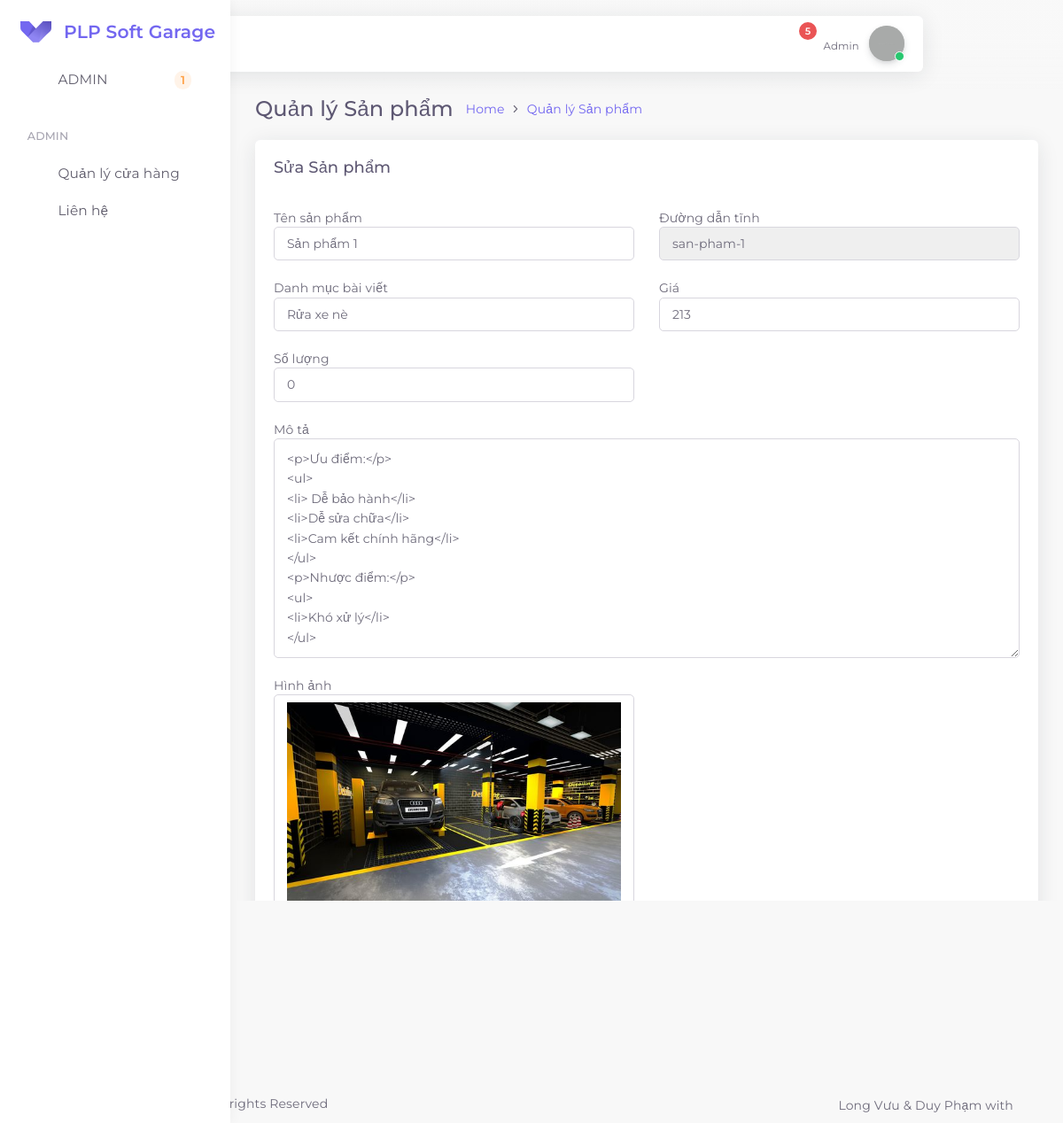
Page /admin/admin_controller/products_update.php?id=1 on the committed database.
### tables this page shows
CREATE TABLE `products` (
  `id` int(11) NOT NULL,
  `name_product` varchar(255) NOT NULL,
  `slug_product` varchar(255) NOT NULL,
  `img` varchar(255) NOT NULL,
  `price_product` float NOT NULL,
  `status` tinyint(1) NOT NULL DEFAULT 0,
  `vote` int(11) DEFAULT 0,
  `text` text NOT NULL,
  `quantity` int(11) NOT NULL,
  `brand` varchar(255) DEFAULT NULL,
  `id_cate` int(11) NOT NULL
);

CREATE TABLE `categories_products` (
  `id` int(11) NOT NULL,
  `name` varchar(255) NOT NULL,
  `slug` varchar(255) NOT NULL,
  `status` tinyint(1) NOT NULL DEFAULT 0
);

### admin/admin_controller/products_update.php (called while the page is built, shortened)
<?php
require './admin_views/header.php';
if(isset($_GET['id']))
{
    $id = $_GET['id'];
}
$cate_pro = mysqli_query($conn,"SELECT * FROM `categories_products`");
$sql = "SELECT products.*,categories_products.name from products join categories_products on products.id_cate = categories_products.id where products.id = $id";
$result = mysqli_query($conn,$sql);
$result1 = mysqli_fetch_assoc($result);
require './admin_views/products_update.php';
require './admin_views/footer.php';
?>

### admin/admin_views/products_update.php (the view, shortened to what this page needs)
<div class="app-content content">
    <div class="header-wrapper container-xxl p-0">
        <div class="content-header row">
            <div class="content-header-left col-md-9 col-12 mb-2">
                <div class="row breadcrumbs-top">
                    <div class="col-12">
                        <h2 class="content-header-title float-start mb-0">Quản lý Sản phẩm</h2>
                        <div class="breadcrumb-wrapper">
                            <ol class="breadcrumb">
                                <li class="breadcrumb-item"><a href="./home">Home</a>
                                </li>
                                <li class="breadcrumb-item"><a href="./quanlysanpham.html">Quản lý Sản phẩm</a>
                                </li>
                            </ol>
                        </div>
                    </div>
                </div>
            </div>
        </div>
    </div>
    <div class="content-body">
    <section id="context-menu">
            <div class="row">
                <div class="col-12">
                    <div class="card">
                        <div class="card-header">
                            <h4 class="card-title">Sửa Sản phẩm</h4>
                        </div>
                        <div class="card-body">
                            <div class="row">
                                <form id="form-add-pro" action="" method="POST" enctype="multipart/form-data" >
                                    <div class="row">
                                        <div class="col-sm-12 col-lg-6 mb-2">
                                            <label for="">Tên sản phẩm</label>
                                            <input name="name_products" value="<?=$result1['name_product']?>" type="text" id="name-cate" onkeyup="ChangeToSlug();" class="form-control" >
                                        </div>
                                        <div class="col-sm-12 col-lg-6 mb-2">
                                            <label for="">Đường dẫn tĩnh</label>
                                            <input name="slug" value="<?=$result1['slug_product']?>" type="text" class="form-control" id="slug" disabled="" >
                                        </div>
                                        <div class="col-sm-12 col-lg-6 mb-2">
                                            <label for="">Danh mục bài viết</label>
                                            <select name="id_cate" id="input" class="form-control" required="required">
                                                <?php   foreach($cate_pro as $key => $val) { ?>
                                               <option value="<?=$val['id']?>"
                                               <?= (($val['id'] == $result1['id_cate']) ? 'selected' : ''  ) ?>
                                               ><?=$val['name']?></option>
                                                <?php }?>
                                            </select>
                                        </div>
                                        <div class="col-sm-12 col-lg-6 mb-2">
                                            <label for="">Giá</label>
                                            <input value="<?=$result1['price_product']?>" name="price" type="text" id="price" class="form-control" placeholder="Tên danh mục">
                                        </div>
                                        <div class="col-sm-12 col-lg-6 mb-2">
                                            <label for="">Số lượng</label>
                                            <input name="quantity" type="number" value="<?=$result1['quantity']?>" class="form-control" placeholder="Nhập số lượng">
                                        </div>
                                        <div class="col-sm-12 col-lg-12 mb-2">
                                            <label for="">Mô tả</label>
                                            <textarea  class="form-control tinymce" name="content" id="" cols="30" rows="10"><?=$result1['text']?></textarea>
                                        </div>
                                        <div class="col-sm-12 col-lg-6 mb-2">
                                            <label  for="">Hình ảnh</label>
                                             <img  class="form-control" src="<?=$result1['img']?>" alt="">
                                            <input  type="file"  name="img_pro" id="img_pro" class="form-control" placeholder="Link hình ảnh ở quản lý hình ảnh">
                                        </div>
                                        <div class="col-sm-12 col-lg-12 mb-2">
                                            <button type="submit" onclick="return Add()" class="btn btn-outline-primary" id="save-cate-list"><i data-feather="save"></i>Uploads</button>
                                        </div>
                                    </div>
                                </form>
                            </div>
                        </div>
                    </div>
                </div>
            </div>
        </section>
    </div>
</div>

### rows in the picture
products: name_products "Sản phẩm 1", slug "san-pham-1", id_cate "Rửa xe nè", price "213", quantity "0", content "<p>Ưu điểm:</p> <ul> <li> Dễ bảo hành</li> <li>Dễ sửa chữa</li> <li>Cam kết chính hãng</li> </ul> <p>Nhược điểm:</p> <ul> <li>Khó xử lý</li> </ul>", img (picture)
